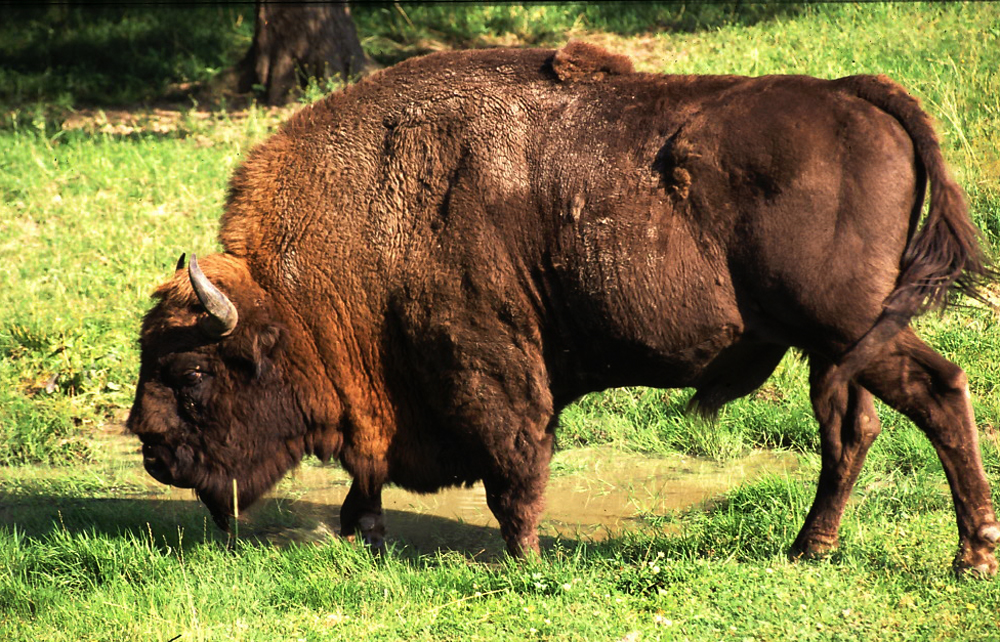
%> input picture AO/lab3/zubr.jpg, 1000 x 642 px
$ octave lab3.m   (GNU Octave 9; MATLAB toolbox functions it lacks are replaced by stand-ins)
%> lines starting %> are read from the running program, lines starting %| are printed output that depends on the picture; in (x1, y1, x2, y2) boxes, pixels count from 0 and x2, y2 are one past the last pixel; in counts of white or black regions, pixels touching at a corner belong together; the program's own positions count from 1
clear; clc;

rows  = 4;
col = 5;
i = 1;

im = double (imread('zubr.jpg'))/255;
im = rgb2gray(im);
%> im: size 642x1000 double

f = ones(7);
f = f/sum(f(:));
im1 = imfilter(im,f);

f2 = [0,-1,0;-1,5,-1;0,-1,0];
f2 = f2/sum(f2(:));
im2 = imfilter(im,f2);

f3 = [0,1,0;-1,1,-1;0,1,0];
f3 = f3/sum(f3(:));
im3 = imfilter(im,f3);

im4 = medfilt2(im,[5,5]);
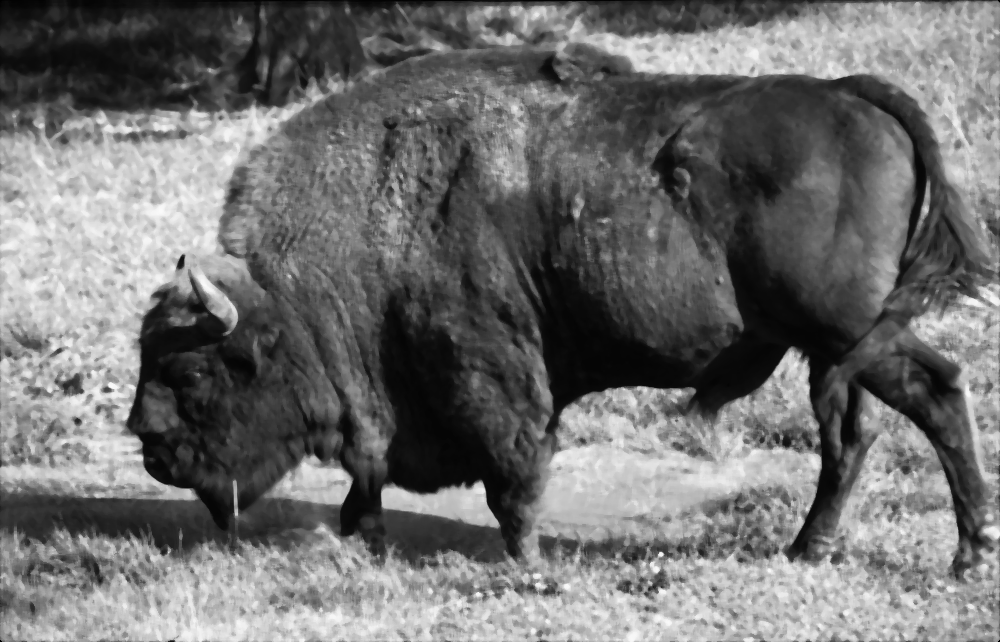
%> im4: size 642x1000 double; min 0, max 0.984, mean 0.437

bim = im2bw(medfilt2(im),.65);
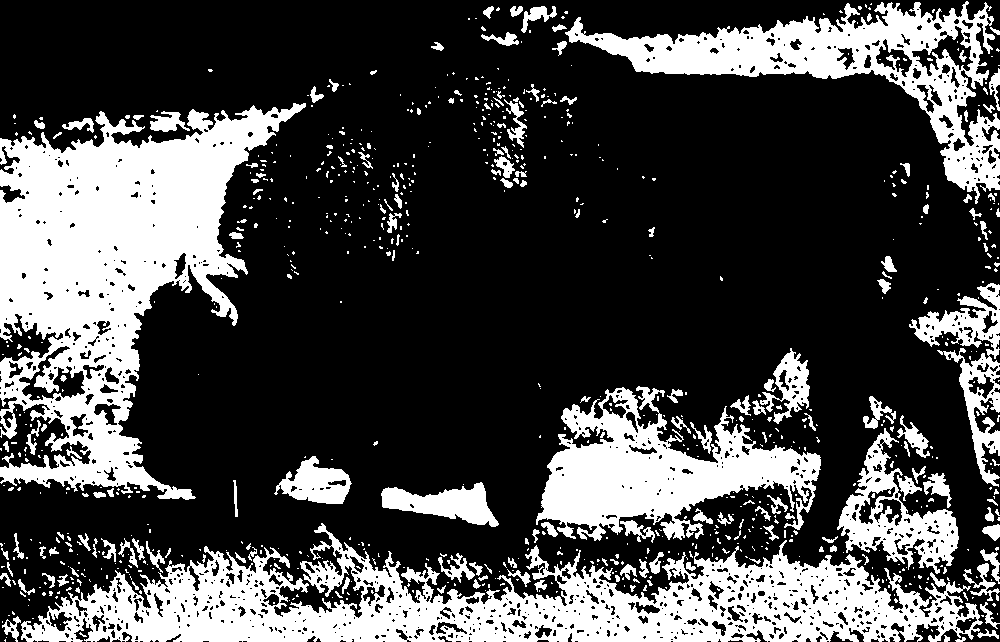
%> bim: size 642x1000 logical; 28.5% white; 839 white regions (667 under 20 px), largest, box (x1, y1, x2, y2) and area: (0, 103, 306, 500) 55124, (21, 523, 983, 642) 50514, (565, 1, 1000, 204) 21669
bim = ~bim; %inwersja bim = 1 - bim

im5 = imerode(bim, ones(5)); % to samo co 2ximerode(im,ones(3))
%> im5: size 642x1000 logical; 57.5% white; 128 black regions, largest, box (x1, y1, x2, y2) and area: (0, 346, 1000, 642) 133129, (0, 101, 308, 502) 70999, (550, 0, 1000, 274) 32857

im6 = imdilate(bim, ones(7));
%> im6: size 642x1000 logical; 89.7% white; 293 black regions (174 under 20 px), largest, box (x1, y1, x2, y2) and area: (0, 112, 276, 371) 29955, (545, 417, 794, 523) 10404, (601, 12, 937, 75) 6141

im7 = imerode(bim, ones(7));
%> im7: size 642x1000 logical; 54% white; 77 black regions, largest, box (x1, y1, x2, y2) and area: (0, 278, 1000, 642) 153678, (0, 83, 327, 503) 75985, (478, 0, 1000, 275) 37279
im7 = imdilate(im7, ones(7));
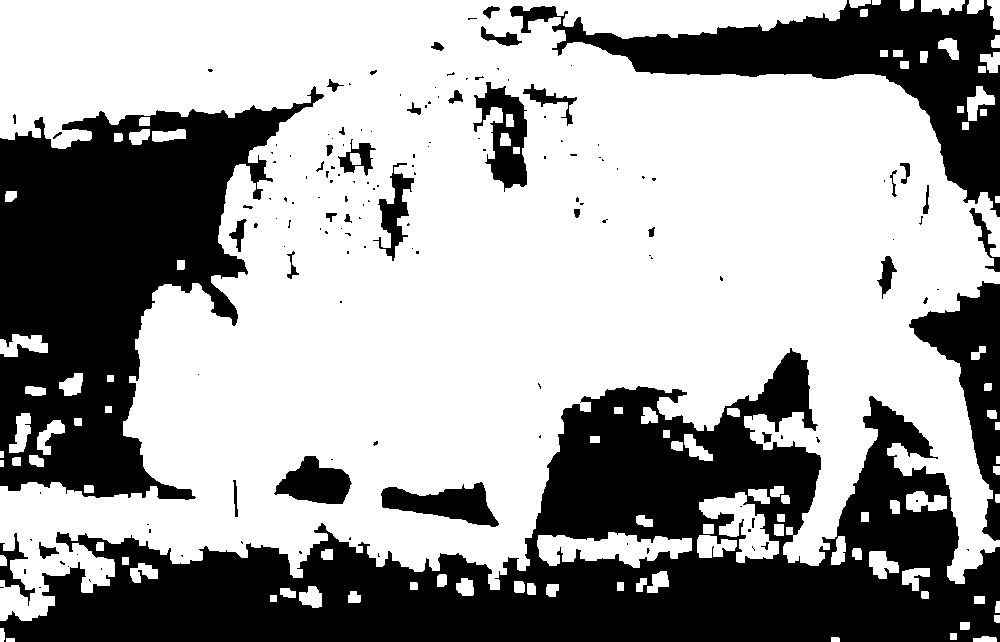
%> im7: size 642x1000 logical; 63.1% white; 153 black regions (113 under 20 px), largest, box (x1, y1, x2, y2) and area: (0, 348, 1000, 642) 119241, (0, 86, 324, 500) 65783, (510, 0, 1000, 217) 28921

im8 = imopen(bim, ones(7)); %erode + dilate, operacja otwarcia

im9 = imopen(im8, ones(7)); %nic nie zmieni

im10 = imdilate(bim, ones(7));
im10 = imerode(im10, ones(7)); %operacja zamkniecia
%> im10: size 642x1000 logical; 80.5% white; 148 black regions, largest, box (x1, y1, x2, y2) and area: (0, 109, 292, 374) 40677, (542, 414, 821, 526) 15012, (104, 580, 443, 642) 11735

im11 = imclose(bim, ones(7));
%> im11: size 642x1000 logical; 80.5% white; 151 black regions (3 under 20 px), largest, box (x1, y1, x2, y2) and area: (0, 109, 292, 374) 40707, (542, 414, 821, 526) 15012, (104, 580, 443, 642) 11789

test = im;   % zostawic kontury zubra
test = imfilter(test,f2);
test = im2bw(medfilt2(test),.65);
%> test: size 642x1000 logical; 29.5% white; 2025 white regions (1794 under 20 px), largest, box (x1, y1, x2, y2) and area: (9, 386, 1000, 642) 78185, (0, 99, 308, 500) 54911, (564, 1, 1000, 196) 20952
test = ~test;
test = imdilate(test, ones(7));
%> test: size 642x1000 logical; 94.2% white; 334 black regions (250 under 20 px), largest, box (x1, y1, x2, y2) and area: (0, 112, 274, 329) 19106, (546, 447, 766, 523) 6713, (384, 486, 488, 522) 1481
test = imclose(test, ones(7));
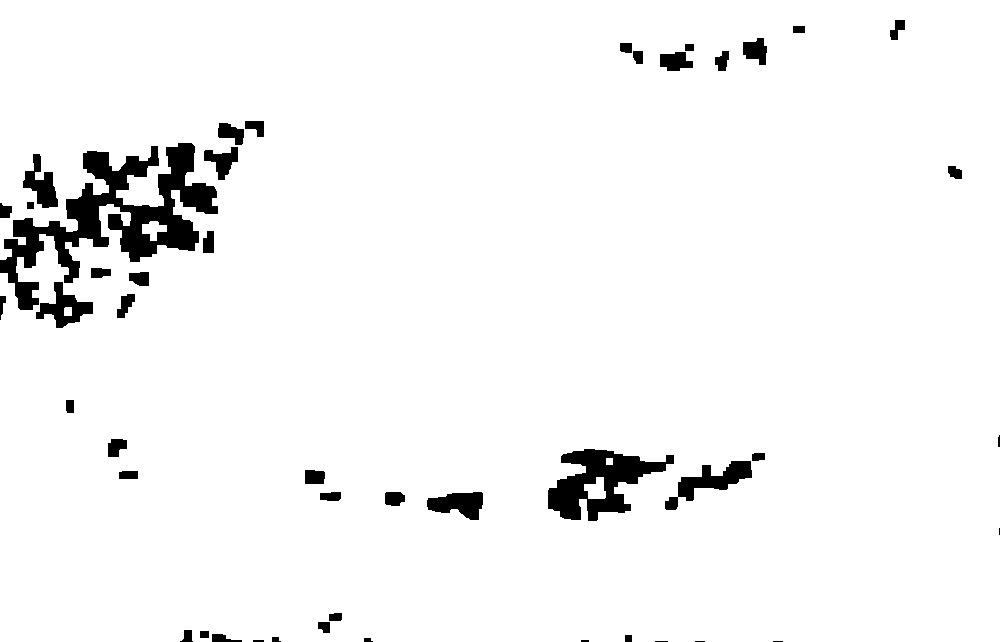
%> test: size 642x1000 logical; 95.8% white; 47 black regions (5 under 20 px), largest, box (x1, y1, x2, y2) and area: (0, 143, 218, 310) 11614, (548, 449, 674, 521) 4348, (665, 461, 752, 510) 1494

im12 = bim - imerode(bim, ones(9));
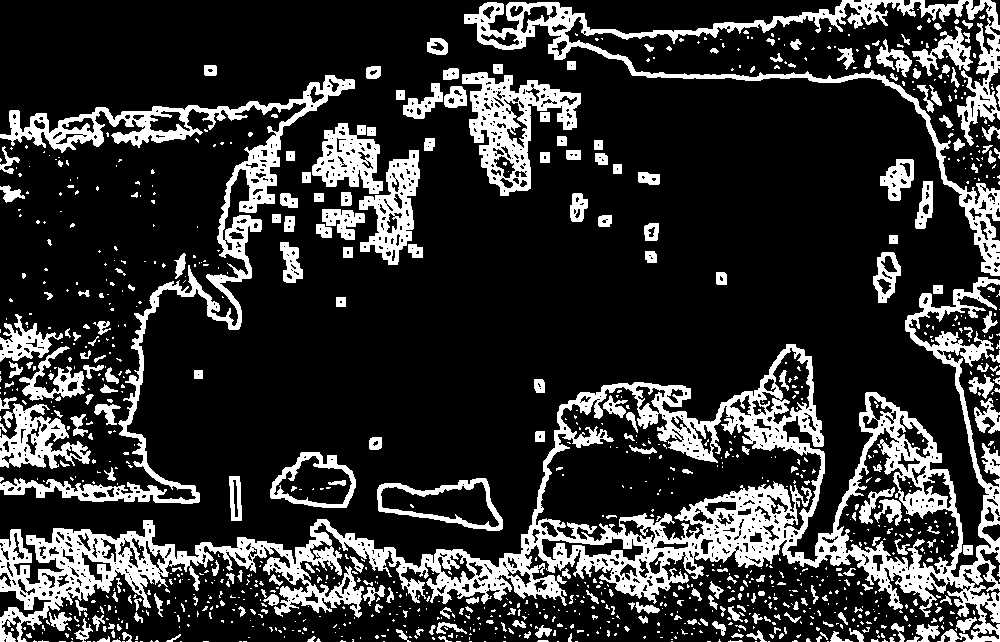
%> im12: size 642x1000 double; values 0 (black) and 1 (white), 20.3% white; 1105 white regions (840 under 20 px), largest, box (x1, y1, x2, y2) and area: (0, 277, 1000, 642) 54439, (0, 75, 355, 504) 13949, (464, 0, 1000, 276) 12633

im13 = imdilate(bim, ones(9)) - bim;
%> im13: size 642x1000 double; values 0 (black) and 1 (white), 20.6% white; 871 white regions (667 under 20 px), largest, box (x1, y1, x2, y2) and area: (21, 523, 983, 642) 44333, (0, 103, 306, 500) 21146, (565, 1, 1000, 204) 16625

% [7 lines of commented-out code are left out]

imc = double (imread('zubr.jpg'))/255;
h = fspecial('sobel');
imc = imfilter(imc, h);
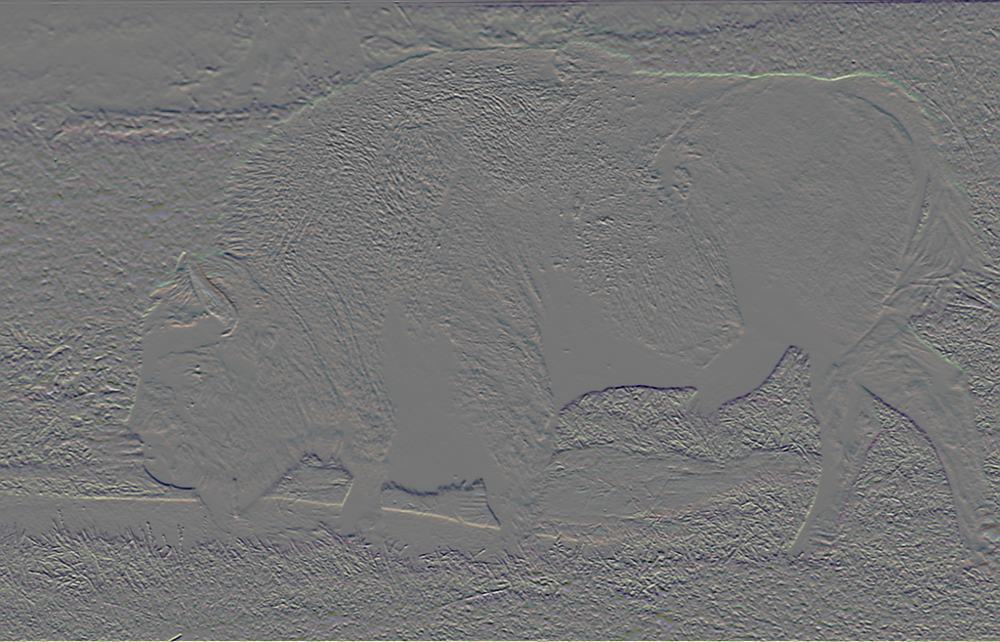
%> imc: size 642x1000x3 double; mean R, G, B -0.0039, -0.00419, -0.00192; drawn with min black and max white

subplot(rows,col,i); i = i + 1; imshow(im);
subplot(rows,col,i); i = i + 1; imshow(im1);
subplot(rows,col,i); i = i + 1; imshow(im2);
subplot(rows,col,i); i = i + 1; imshow(im3);
subplot(rows,col,i); i = i + 1; imshow(im4);
subplot(rows,col,i); i = i + 1; imshow(bim);
subplot(rows,col,i); i = i + 1; imshow(im5);
subplot(rows,col,i); i = i + 1; imshow(im6);
subplot(rows,col,i); i = i + 1; imshow(im7);
subplot(rows,col,i); i = i + 1; imshow(im8);
subplot(rows,col,i); i = i + 1; imshow(im9);
subplot(rows,col,i); i = i + 1; imshow(im10);
subplot(rows,col,i); i = i + 1; imshow(im11);
subplot(rows,col,i); i = i + 1; imshow(test);
subplot(rows,col,i); i = i + 1; imshow(im12);
subplot(rows,col,i); i = i + 1; imshow(im13);
%subplot(rows,col,i); i = i + 1; imshow(im14);
%subplot(rows,col,i); i = i + 1; imshow(im15);
subplot(rows,col,i); i = i + 1; imshow(imc);
%> after `imshow(imc)`:
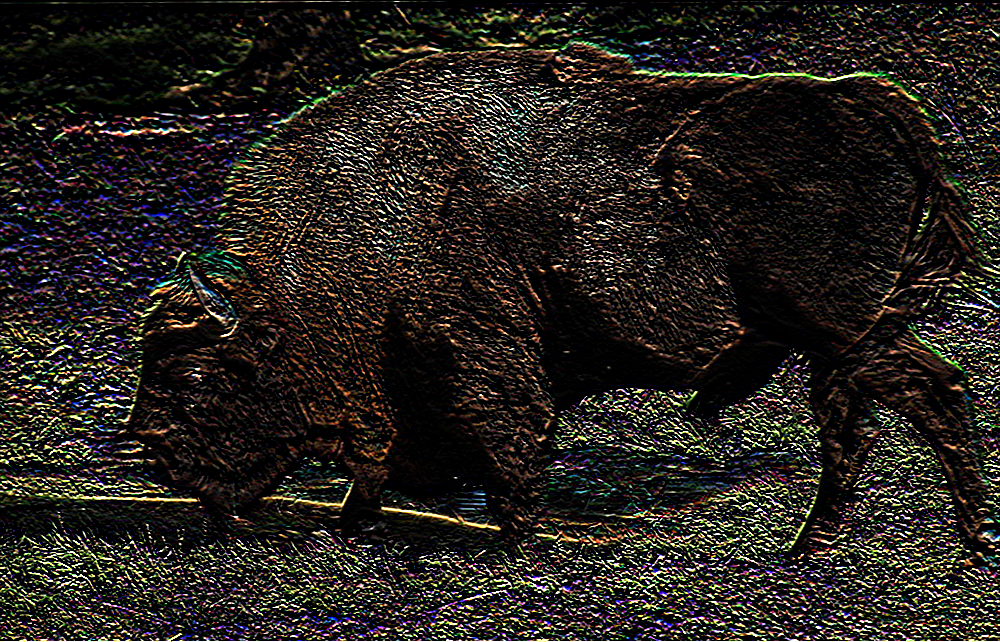
%> displayed picture: size 642x1000x3, on the screen's scale of 0 to 255; mean R, G, B 37.6, 33.5, 28.4
